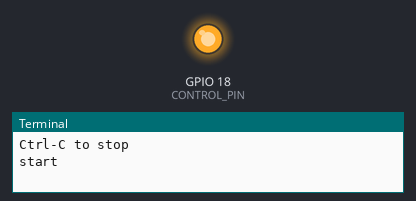
This program was run on a simulated Raspberry Pi (BCM pin numbers). Shown: output pins drawn as LEDs (lit = HIGH), the last lines printed to the terminal.

Above: at 1.5 s.
At 4.5 s:
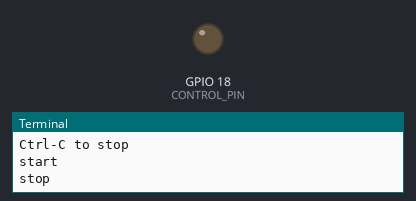
Timing chart, 0 to 7.8 s (numbered marks = the images above):
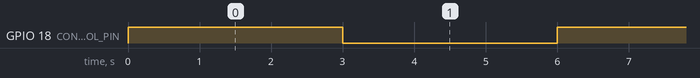

Measured:
- by itself, GPIO 18 (CONTROL_PIN): alternates HIGH for 3.0 s and LOW for 3.0 s

The program:

dc_motor_transistor.py
```python
import RPi.GPIO as GPIO
import time

CONTROL_PIN = 18

GPIO.setmode(GPIO.BCM)

GPIO.setup(CONTROL_PIN, GPIO.OUT)

try:
    print('Ctrl-C to stop')
    while True:
        print('start')
        GPIO.output(CONTROL_PIN, GPIO.HIGH)
        time.sleep(3)
        print('stop')
        GPIO.output(CONTROL_PIN, GPIO.LOW)
        time.sleep(3)
except KeyboardInterrupt:
    print('closed')
finally:
    GPIO.cleanup()
```
